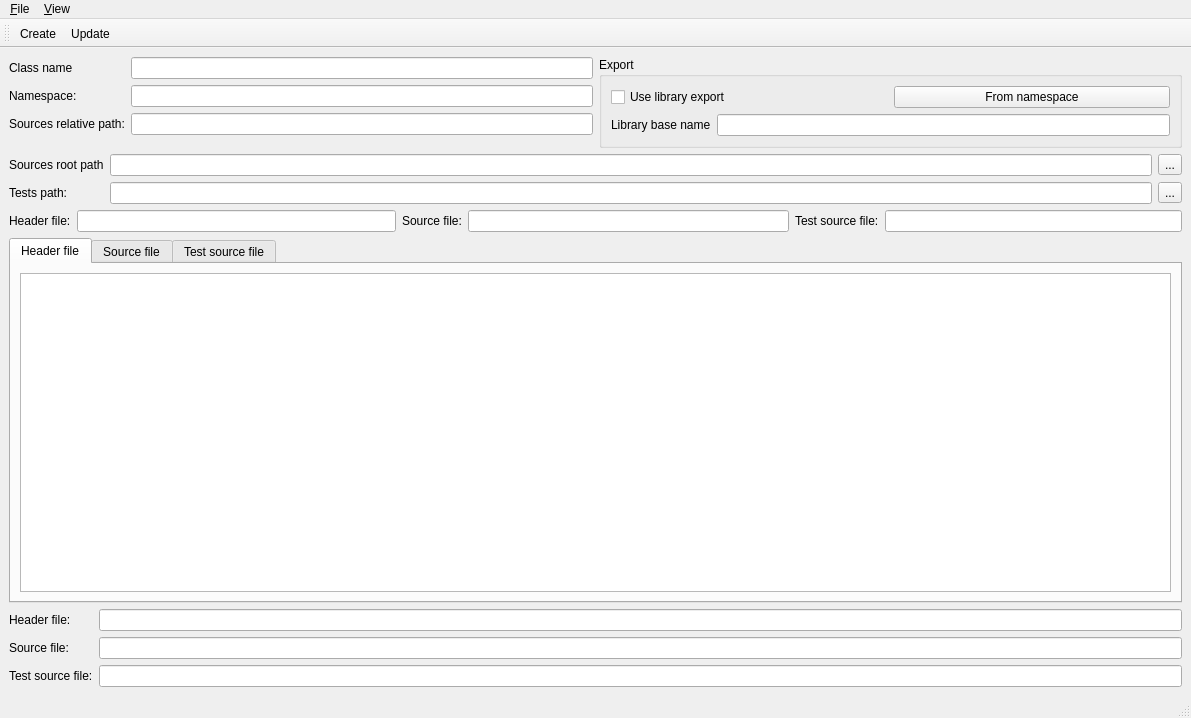
<?xml version="1.0" encoding="UTF-8"?>
<ui version="4.0">
 <class>MainWindow</class>
 <widget class="QMainWindow" name="MainWindow">
  <property name="geometry">
   <rect>
    <x>0</x>
    <y>0</y>
    <width>1191</width>
    <height>718</height>
   </rect>
  </property>
  <property name="windowTitle">
   <string>Create a class</string>
  </property>
  <widget class="QWidget" name="centralwidget">
   <layout class="QGridLayout" name="gridLayout">
    <item row="0" column="0">
     <layout class="QFormLayout" name="formLayout">
      <item row="0" column="0">
       <widget class="QLabel" name="classNameLabel">
        <property name="text">
         <string>Class name</string>
        </property>
       </widget>
      </item>
      <item row="0" column="1">
       <widget class="QLineEdit" name="classNameEdit"/>
      </item>
      <item row="1" column="0">
       <widget class="QLabel" name="namespaceLabel">
        <property name="text">
         <string>Namespace:</string>
        </property>
       </widget>
      </item>
      <item row="1" column="1">
       <widget class="QLineEdit" name="namespaceEdit"/>
      </item>
      <item row="2" column="1">
       <widget class="QLineEdit" name="sourceRelativePathEdit"/>
      </item>
      <item row="2" column="0">
       <widget class="QLabel" name="sourceRelativePathLabel">
        <property name="text">
         <string>Sources relative path:</string>
        </property>
       </widget>
      </item>
     </layout>
    </item>
    <item row="0" column="1">
     <widget class="QGroupBox" name="groupBox">
      <property name="title">
       <string>Export</string>
      </property>
      <layout class="QVBoxLayout" name="verticalLayout_4">
       <item>
        <layout class="QHBoxLayout" name="horizontalLayout">
         <item>
          <widget class="QCheckBox" name="cbUseLibraryExport">
           <property name="text">
            <string>Use library export</string>
           </property>
          </widget>
         </item>
         <item>
          <widget class="QPushButton" name="pbLibraryNameFromNamespace">
           <property name="text">
            <string>From namespace</string>
           </property>
          </widget>
         </item>
        </layout>
       </item>
       <item>
        <layout class="QFormLayout" name="formLayout_8">
         <item row="0" column="0">
          <widget class="QLabel" name="libraryBaseNameLabel">
           <property name="text">
            <string>Library base name</string>
           </property>
          </widget>
         </item>
         <item row="0" column="1">
          <widget class="QLineEdit" name="libraryBaseNameEdit"/>
         </item>
        </layout>
       </item>
      </layout>
     </widget>
    </item>
    <item row="1" column="0" colspan="2">
     <layout class="QFormLayout" name="formLayout_4">
      <item row="0" column="0">
       <widget class="QLabel" name="sourceRootDirectoryPathLabel">
        <property name="text">
         <string>Sources root path</string>
        </property>
       </widget>
      </item>
      <item row="0" column="1">
       <layout class="QHBoxLayout" name="horizontalLayout_2">
        <item>
         <widget class="QLineEdit" name="sourceRootDirectoryPathEdit"/>
        </item>
        <item>
         <widget class="QToolButton" name="pbSelectSourceRootDirectory">
          <property name="text">
           <string>...</string>
          </property>
         </widget>
        </item>
       </layout>
      </item>
      <item row="1" column="0">
       <widget class="QLabel" name="TestDirectoryPathLabel">
        <property name="text">
         <string>Tests path:</string>
        </property>
       </widget>
      </item>
      <item row="1" column="1">
       <layout class="QHBoxLayout" name="horizontalLayout_3">
        <item>
         <widget class="QLineEdit" name="testDirectoryPathEdit"/>
        </item>
        <item>
         <widget class="QToolButton" name="pbSelectTestDirectory">
          <property name="text">
           <string>...</string>
          </property>
         </widget>
        </item>
       </layout>
      </item>
     </layout>
    </item>
    <item row="2" column="0" colspan="2">
     <layout class="QHBoxLayout" name="horizontalLayout_4">
      <item>
       <layout class="QFormLayout" name="formLayout_2">
        <item row="0" column="0">
         <widget class="QLabel" name="headerFileNameLabel">
          <property name="text">
           <string>Header file:</string>
          </property>
         </widget>
        </item>
        <item row="0" column="1">
         <widget class="QLineEdit" name="headerFileNameEdit"/>
        </item>
       </layout>
      </item>
      <item>
       <layout class="QFormLayout" name="formLayout_3">
        <item row="0" column="0">
         <widget class="QLabel" name="sourceFileNameLabel">
          <property name="text">
           <string>Source file:</string>
          </property>
         </widget>
        </item>
        <item row="0" column="1">
         <widget class="QLineEdit" name="sourceFileNameEdit"/>
        </item>
       </layout>
      </item>
      <item>
       <layout class="QFormLayout" name="formLayout_5">
        <item row="0" column="0">
         <widget class="QLabel" name="testSourceFileNameLabel">
          <property name="text">
           <string>Test source file:</string>
          </property>
         </widget>
        </item>
        <item row="0" column="1">
         <widget class="QLineEdit" name="testSourceFileNameEdit"/>
        </item>
       </layout>
      </item>
     </layout>
    </item>
    <item row="3" column="0" colspan="2">
     <widget class="QTabWidget" name="tabWidget">
      <property name="currentIndex">
       <number>0</number>
      </property>
      <widget class="QWidget" name="tab">
       <attribute name="title">
        <string>Header file</string>
       </attribute>
       <layout class="QVBoxLayout" name="verticalLayout_3">
        <item>
         <widget class="QPlainTextEdit" name="headerFileEdit"/>
        </item>
       </layout>
      </widget>
      <widget class="QWidget" name="tab_2">
       <attribute name="title">
        <string>Source file</string>
       </attribute>
       <layout class="QVBoxLayout" name="verticalLayout_2">
        <item>
         <widget class="QPlainTextEdit" name="sourceFileEdit"/>
        </item>
       </layout>
      </widget>
      <widget class="QWidget" name="tab_3">
       <attribute name="title">
        <string>Test source file</string>
       </attribute>
       <layout class="QVBoxLayout" name="verticalLayout">
        <item>
         <widget class="QPlainTextEdit" name="testSourceFileEdit"/>
        </item>
       </layout>
      </widget>
     </widget>
    </item>
    <item row="4" column="0" colspan="2">
     <layout class="QFormLayout" name="formLayout_7">
      <item row="0" column="0">
       <widget class="QLabel" name="headerFilePathLabel">
        <property name="text">
         <string>Header file:</string>
        </property>
       </widget>
      </item>
      <item row="0" column="1">
       <widget class="QLineEdit" name="headerFilePathEdit">
        <property name="minimumSize">
         <size>
          <width>0</width>
          <height>0</height>
         </size>
        </property>
        <property name="sizeIncrement">
         <size>
          <width>0</width>
          <height>0</height>
         </size>
        </property>
        <property name="baseSize">
         <size>
          <width>0</width>
          <height>0</height>
         </size>
        </property>
        <property name="readOnly">
         <bool>true</bool>
        </property>
       </widget>
      </item>
      <item row="1" column="0">
       <widget class="QLabel" name="sourceFilePathLabel">
        <property name="text">
         <string>Source file:</string>
        </property>
       </widget>
      </item>
      <item row="1" column="1">
       <widget class="QLineEdit" name="sourceFilePathEdit">
        <property name="minimumSize">
         <size>
          <width>0</width>
          <height>0</height>
         </size>
        </property>
        <property name="sizeIncrement">
         <size>
          <width>0</width>
          <height>0</height>
         </size>
        </property>
        <property name="baseSize">
         <size>
          <width>0</width>
          <height>0</height>
         </size>
        </property>
        <property name="readOnly">
         <bool>true</bool>
        </property>
       </widget>
      </item>
      <item row="2" column="0">
       <widget class="QLabel" name="textSourceFilePathLabel">
        <property name="text">
         <string>Test source file:</string>
        </property>
       </widget>
      </item>
      <item row="2" column="1">
       <widget class="QLineEdit" name="textSourceFilePathEdit">
        <property name="minimumSize">
         <size>
          <width>0</width>
          <height>0</height>
         </size>
        </property>
        <property name="sizeIncrement">
         <size>
          <width>0</width>
          <height>0</height>
         </size>
        </property>
        <property name="baseSize">
         <size>
          <width>0</width>
          <height>0</height>
         </size>
        </property>
        <property name="readOnly">
         <bool>true</bool>
        </property>
       </widget>
      </item>
     </layout>
    </item>
   </layout>
  </widget>
  <widget class="QMenuBar" name="menubar">
   <property name="geometry">
    <rect>
     <x>0</x>
     <y>0</y>
     <width>1191</width>
     <height>20</height>
    </rect>
   </property>
   <widget class="QMenu" name="menu_File">
    <property name="title">
     <string>&amp;File</string>
    </property>
    <addaction name="action_Create"/>
   </widget>
   <widget class="QMenu" name="menu_View">
    <property name="title">
     <string>&amp;View</string>
    </property>
    <addaction name="action_Update"/>
   </widget>
   <addaction name="menu_File"/>
   <addaction name="menu_View"/>
  </widget>
  <widget class="QStatusBar" name="statusbar"/>
  <widget class="QToolBar" name="toolBar">
   <property name="windowTitle">
    <string>toolBar</string>
   </property>
   <attribute name="toolBarArea">
    <enum>TopToolBarArea</enum>
   </attribute>
   <attribute name="toolBarBreak">
    <bool>false</bool>
   </attribute>
   <addaction name="action_Create"/>
   <addaction name="action_Update"/>
  </widget>
  <action name="action_Create">
   <property name="text">
    <string>&amp;Create</string>
   </property>
  </action>
  <action name="action_Update">
   <property name="icon">
    <iconset theme="view-refresh">
     <normaloff>.</normaloff>.</iconset>
   </property>
   <property name="text">
    <string>&amp;Update</string>
   </property>
  </action>
 </widget>
 <resources/>
 <connections/>
</ui>
